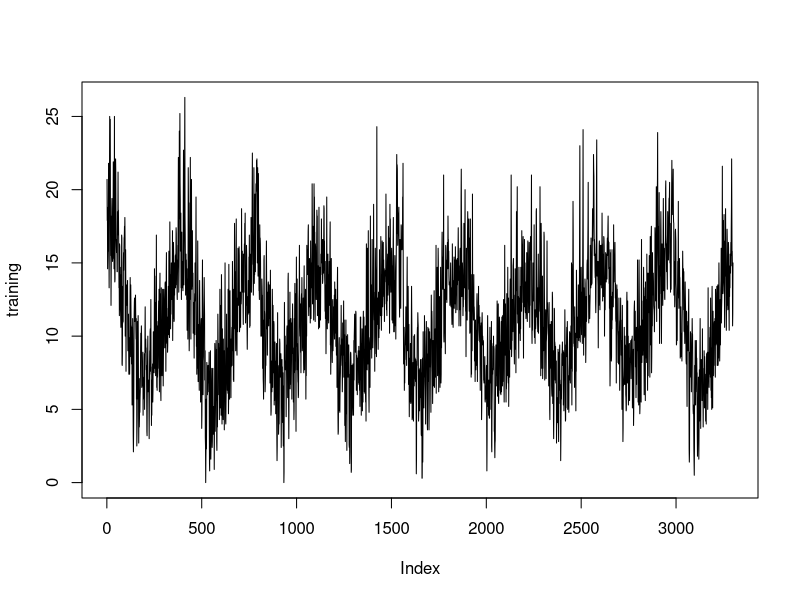
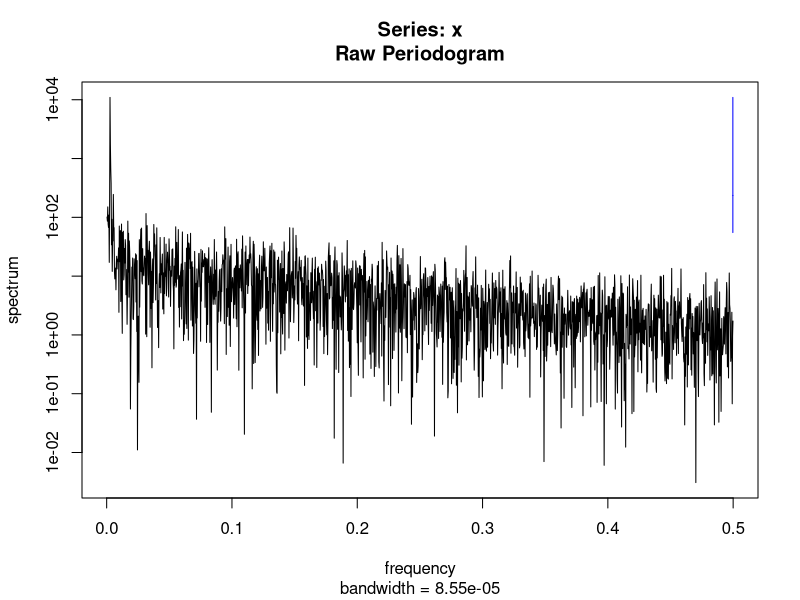
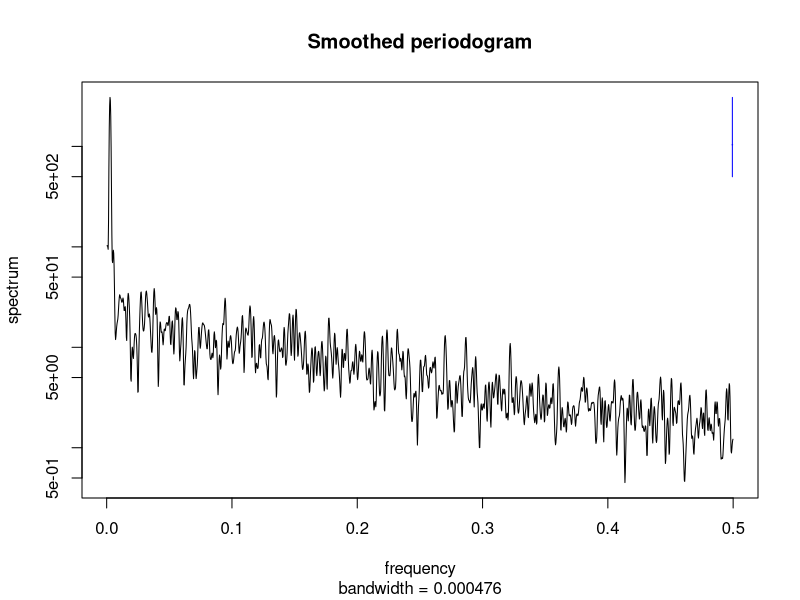
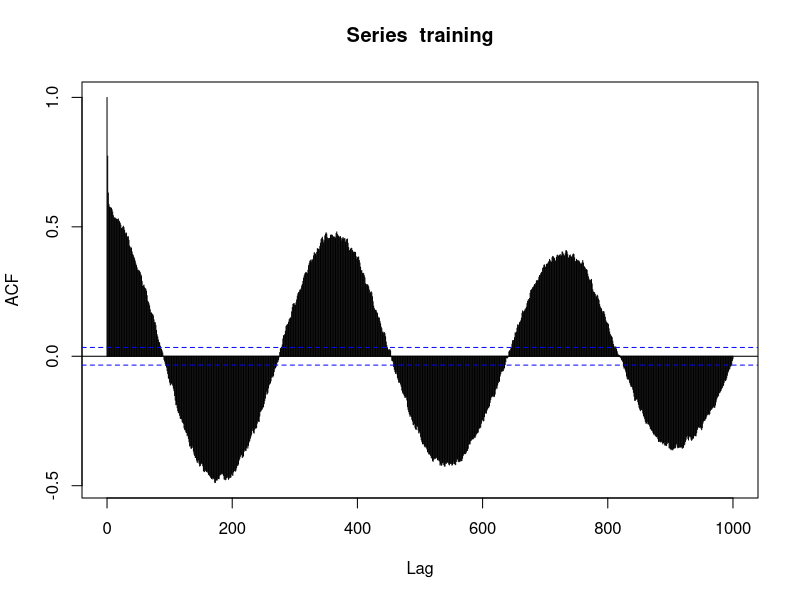
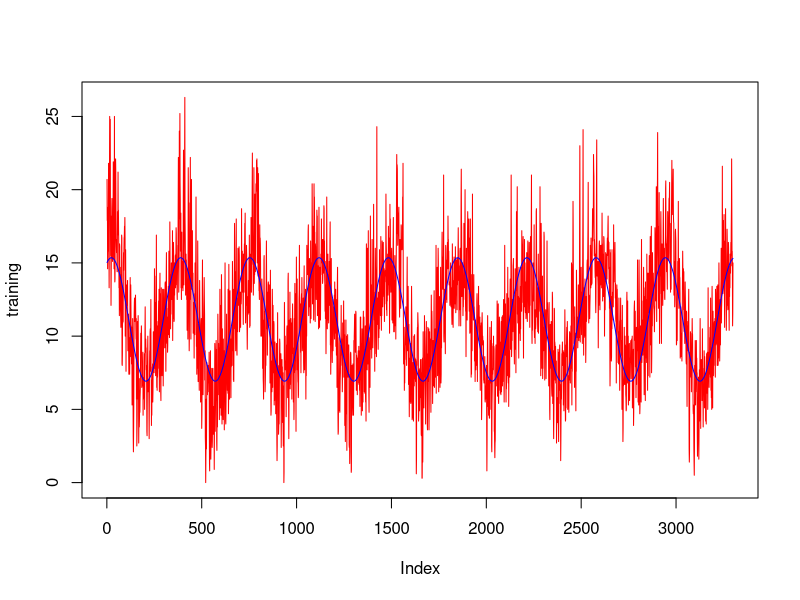
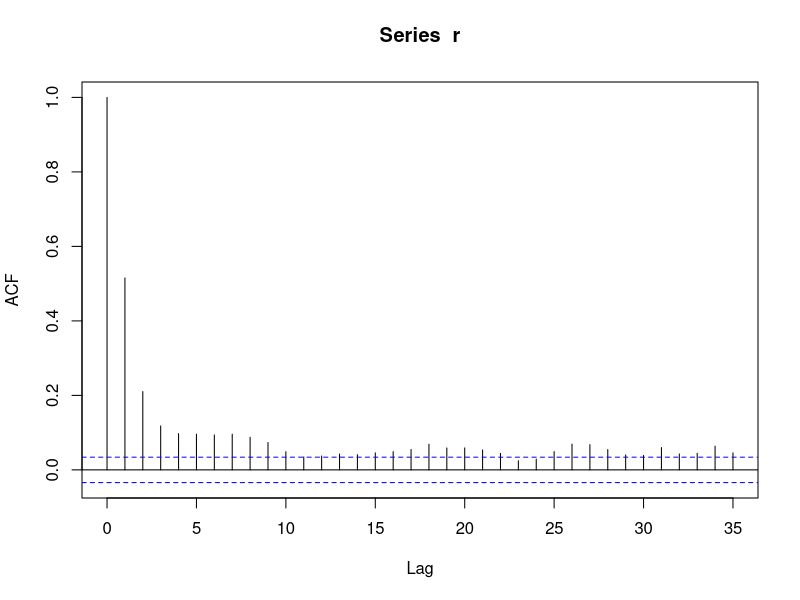
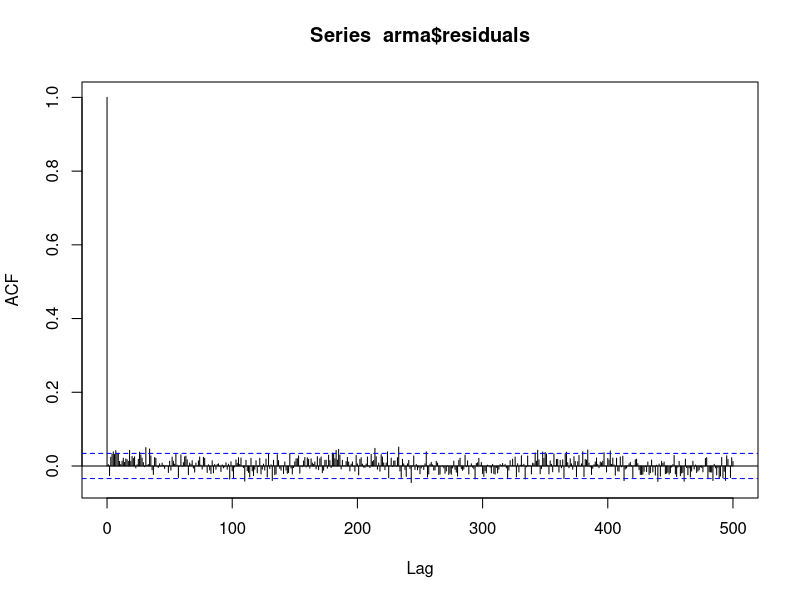
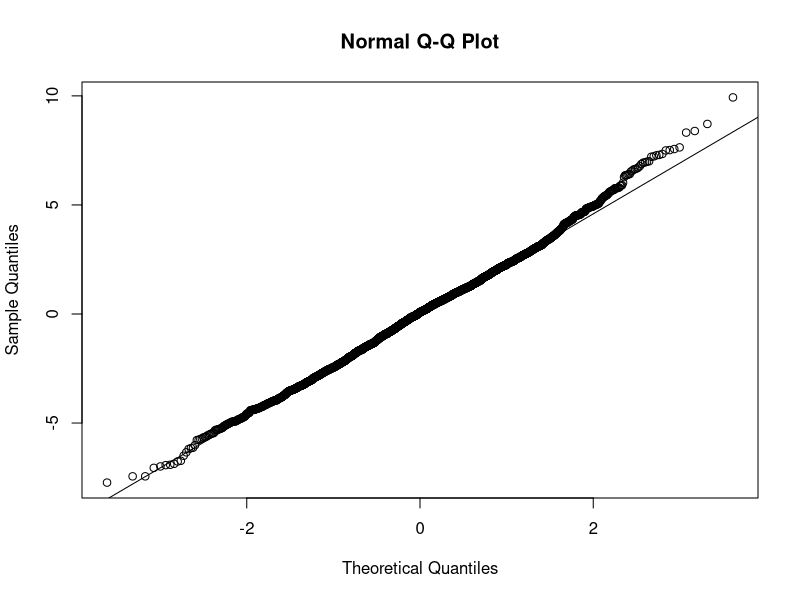

The R source for these figures, in order:
## ---- chunk 1
data=read.csv("daily-minimum-temperatures-in-me.csv",header=F)
colnames(data)=c("date","temp")
data$temp=as.numeric(as.character(data$temp))
data=na.omit(data)
## ---- chunk 2
summary(data$temp)
## ---- chunk 3
training=data[1:3300,2]
test=data[3301:3650,2]
## ---- chunk 4
plot(training,type="l")
## ---- chunk 5
spectrum(training)
## ---- chunk 6
spec=spectrum(training,spans=c(3,5,3), main="Smoothed periodogram")
## ---- chunk 7
spec$freq[which.max(spec$spec)]
## ---- chunk 8
acf(training,lag=1000)
## ---- chunk 9
x=seq(1,3300)
l=lm(training~sin(2*pi/365*x)+cos(2*pi/365*x))
summary(l)
## ---- chunk 10
plot(training,type="l",col="red")
lines(l$fitted.values,col="blue")
## ---- chunk 11
r=l$residuals
acf(r)
## ---- chunk 12
aic_table = function(data,P,Q){
  table = matrix(NA,(P+1),(Q+1))
  for(p in 0:P) {
    for(q in 0:Q) {
      table[p+1,q+1] = arima(data,order=c(p,0,q))$aic
    }
  }
  dimnames(table)=list(paste("AR",0:P,sep=""),paste("MA",0:Q,sep=""))
  table
}
d_aic_table = aic_table(r,4,5)
require(knitr)
kable(d_aic_table,digits=2)
## ---- chunk 13
arma=arima(r,order = c(2,0,0))
arma
## ---- chunk 14
acf(arma$residuals,lag.max = 500)
## ---- chunk 15
Box.test(arma$residuals)
## ---- chunk 16
qqnorm(arma$residuals)
qqline(arma$residuals)
## ---- chunk 17
library(forecast)
x=seq(3301,3650)
predict=predict(arma,n.ahead=350)
plot(seq(3301,3650),test,type='l',ylim=c(0,25))
lines(predict$pred+11.12704+1.83179*sin(2*pi/365*x)+3.81381*cos(2*pi/365*x),type="l",col='red')
## ---- chunk 18
data1=data
data1$date=as.Date(data1$date)
data1$year=as.numeric(format(data1$date,format="%Y"))
data1$month=as.numeric(format(data1$date,format="%m"))
data1=aggregate(data1[,2],list(data1[,3],data1[,4]),mean)
colnames(data1)=c("year","month","temp")
data1=data1[order(data1$year,data1$month),]
data1$t=data1$year*12+data1$month-23772
training1=data1[1:100,3]
test1=data1[101:120,3]
## ---- chunk 19
plot(training1,type="l")
## ---- chunk 20
spectrum(training1)
## ---- chunk 21
spec1=spectrum(training1,spans=c(3,5,3), main="Smoothed periodogram")
## ---- chunk 22
spec1$freq[which.max(spec1$spec)]
## ---- chunk 23
acf(training1)
## ---- chunk 24
training2=diff(training1,lag=12)
plot(training2,type = "l")
acf(training2)
## ---- chunk 25
aic_table <- function(data,P,Q){
  table <- matrix(NA,(P+1),(Q+1))
  for(p in 0:P) {
    for(q in 0:Q) {
      table[p+1,q+1] <- arima(data,order=c(p,0,q))$aic
    }
  }
  dimnames(table) <- list(paste("AR",0:P,sep=""),paste("MA",0:Q,sep=""))
  table
}
d_aic_table <- aic_table(training2,4,5)
require(knitr)
kable(d_aic_table,digits=2)
## ---- chunk 26
sarma=arima(training1,
            xreg=seq(1:100), order=c(2,0,0),
            seasonal=list(order=c(1,0,0),period=12)
)
sarma
## ---- chunk 27
acf(sarma$residuals)
Box.test(sarma$residuals)
qqnorm(sarma$residuals)
qqline(sarma$residuals)
## ---- chunk 28
predict=predict(sarma,n.ahead=20,newxreg = seq(101,120))
plot(seq(101,120),test1,type='l',ylim=c(0,20))
lines(seq(101,120),predict$pred,type="l",col='red')
lines(seq(101,120),predict$pred-1.98*predict$se,col='red',pch=22, lty=2)
lines(seq(101,120),predict$pred+1.98*predict$se,col='red',pch=22, lty=2)
